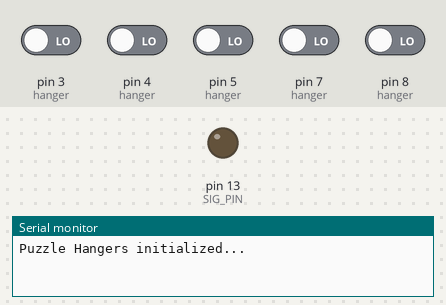
The program below on a simulated Arduino Nano, built with avr-gcc and run on an emulated ATmega328P. Parts: output pins drawn as LEDs (lit = HIGH), the last lines printed to the serial monitor. The inputs (shaded band) are chosen by the test bench; at power-on: pin 3 (hanger), pin 4 (hanger), pin 5 (hanger), pin 7 (hanger), pin 8 (hanger) LOW.

Above: at 1.2 s.
1.3 s: pin 4 (hanger) driven HIGH and pin 7 (hanger) driven HIGH
At 1.7 s:
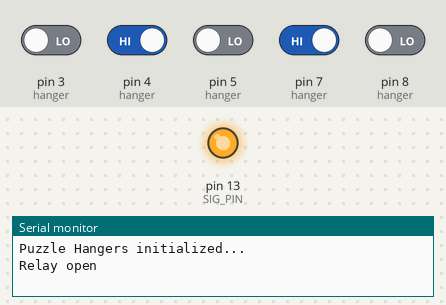
Timing chart, 0 to 8.0 s (numbered marks = the images above; inputs shaded):
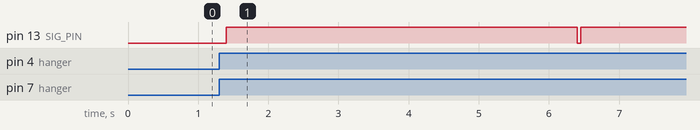

The program:

main.cpp
```cpp
#include <Arduino.h>
#include <Bounce2.h>

#define HANGER_NUM 5
#define DEBOUNCE_INTERVAL 100
#define SIG_PIN 13

struct  Hanger
{
  Bounce button;
  uint8_t pin;
};

Hanger hanger[HANGER_NUM] = {
  {Bounce(), 3},
  {Bounce(), 4},
  {Bounce(), 5},
  {Bounce(), 7},
  {Bounce(), 8},
};

uint8_t valid_state = 0B00001010;

void setup() {
  pinMode(SIG_PIN, OUTPUT);
  digitalWrite(SIG_PIN, LOW);
  for (int i = 0; i < HANGER_NUM; i++) {
    hanger[i].button.attach(hanger[i].pin, INPUT);
    hanger[i].button.interval(DEBOUNCE_INTERVAL);
    //hanger[i].button.setPressedState(LOW);
  }

  Serial.begin(115200);
  Serial.println("Puzzle Hangers initialized...");
}

void loop() {
  uint8_t state = 0;
  for (int i = 0; i < HANGER_NUM; i++) {
    hanger[i].button.update();
    state |= hanger[i].button.read() << i;
  }
  if (state == valid_state) {
    digitalWrite(SIG_PIN, HIGH);
    Serial.println("Relay open");
    delay(5000);
    digitalWrite(SIG_PIN, LOW);
    Serial.println("Relay closed");
  }
  delay(50);
}
```

Measured:
- after the input at 1.3 s, pin 13 (SIG_PIN): LOW → HIGH after 0.10 s, → LOW 5.0 s later, → HIGH 0.05 s later
